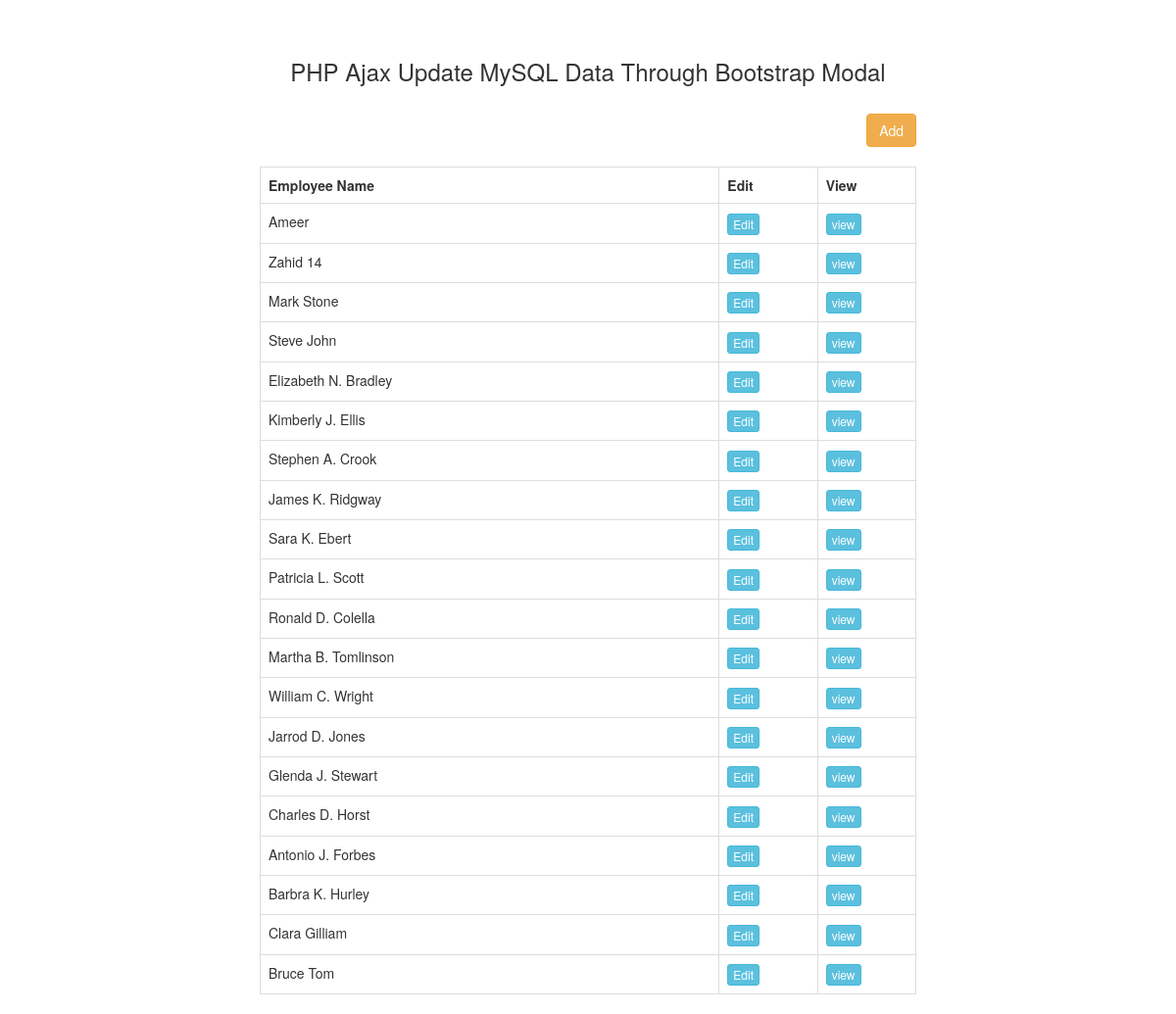
The page / on the database its author committed.
### tables this page shows
CREATE TABLE `tbl_employee` (
  `id` int(11) NOT NULL,
  `name` varchar(50) NOT NULL,
  `address` text NOT NULL,
  `gender` varchar(10) NOT NULL,
  `designation` varchar(100) NOT NULL,
  `age` int(11) NOT NULL,
  `image` varchar(100) NOT NULL
);

### index.php (the view, shortened to what this page needs)
<?php
$connect = mysqli_connect("localhost", "root", "", "testing");
$query = "SELECT * FROM tbl_employee ORDER BY id DESC";
$result = mysqli_query($connect, $query);
?>
<!DOCTYPE html>
<html>
     <head>
        <link rel="stylesheet" href="https://maxcdn.bootstrapcdn.com/bootstrap/3.3.6/css/bootstrap.min.css" />
     </head>
     <body>
          <br /><br />
          <div class="container" style="width:700px;">
               <h3 align="center">PHP Ajax Update MySQL Data Through Bootstrap Modal</h3>
               <br />
               <div class="table-responsive">
                    <div align="right">
                         <button type="button" name="add" id="add" data-toggle="modal" data-target="#add_data_Modal" class="btn btn-warning">Add</button>
                    </div>
                    <br />
                    <div id="employee_table">
                         <table class="table table-bordered">
                              <tr>
                                   <th width="70%">Employee Name</th>
                                   <th width="15%">Edit</th>
                                   <th width="15%">View</th>
                              </tr>
                              <?php
                              while($row = mysqli_fetch_array($result))
                              {
                              ?>
                              <tr>
                                   <td><?php echo $row["name"]; ?></td>
                                   <td><input type="button" name="edit" value="Edit" id="<?php echo $row["id"]; ?>" class="btn btn-info btn-xs edit_data" /></td>
                                   <td><input type="button" name="view" value="view" id="<?php echo $row["id"]; ?>" class="btn btn-info btn-xs view_data" /></td>
                              </tr>
                              <?php
                              }
                              ?>
                         </table>
                    </div>
               </div>
          </div>
     </body>
</html>

### rows shown on the page
tbl_employee: name "Ameer"
tbl_employee: name "Zahid 14"
tbl_employee: name "Mark Stone"
tbl_employee: name "Steve John"
tbl_employee: name "Elizabeth N. Bradley"
tbl_employee: name "Kimberly J. Ellis"
tbl_employee: name "Stephen A. Crook"
tbl_employee: name "James K. Ridgway"
tbl_employee: name "Sara K. Ebert"
tbl_employee: name "Patricia L. Scott"
tbl_employee: name "Ronald D. Colella"
tbl_employee: name "Martha B. Tomlinson"
tbl_employee: name "William C. Wright"
tbl_employee: name "Jarrod D. Jones"
tbl_employee: name "Glenda J. Stewart"
tbl_employee: name "Charles D. Horst"
tbl_employee: name "Antonio J. Forbes"
tbl_employee: name "Barbra K. Hurley"
tbl_employee: name "Clara Gilliam"
tbl_employee: name "Bruce Tom"
